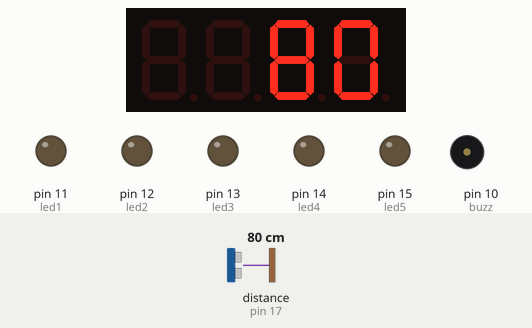
Recording of a program running on a simulated MicroPython board. Shown: 4-digit seven-segment display, output pins drawn as LEDs (lit = HIGH), buzzer (waves = sounding, pin HIGH). Inputs (shaded band) come from the test bench; at power-on: distance to the obstacle (sensor on pin 17) 80 cm. The echo pulse lasts 58.3 µs per cm; library files of the repository ran but are not shown: tm1637.py; pins used as bus, display or sensor lines are not drawn.

Above: at 1.2 s.
1.3 s: distance to the obstacle (sensor on pin 17) set to 2 cm
At 2.7 s:
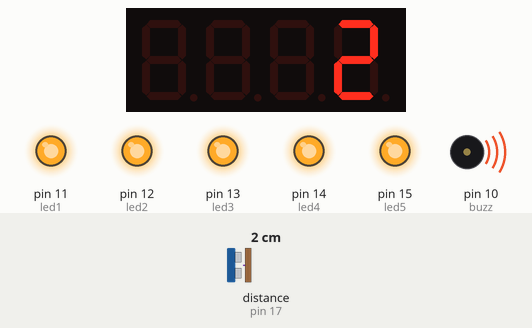
3.0 s: distance to the obstacle (sensor on pin 17) set to 9 cm
At 3.5 s:
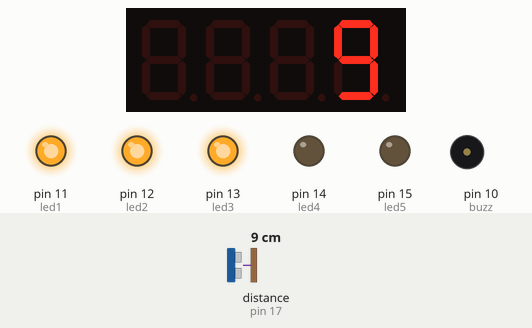
4.6 s: distance to the obstacle (sensor on pin 17) set to 18 cm
At 5.3 s:
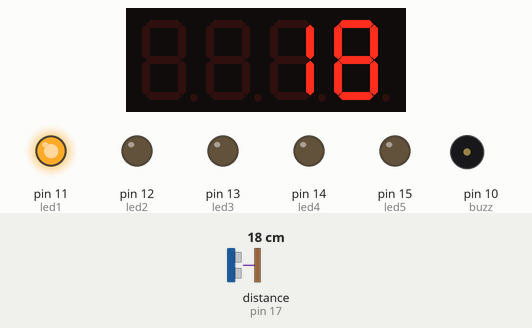
6.1 s: distance to the obstacle (sensor on pin 17) set to 5 cm
At 7.2 s:
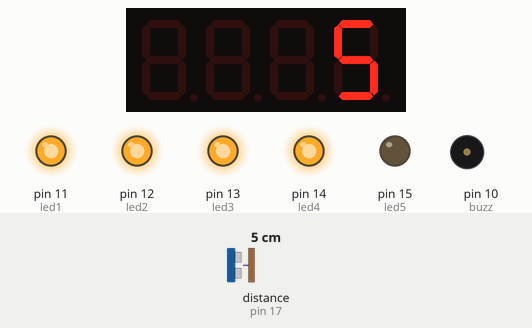
7.7 s: distance to the obstacle (sensor on pin 17) set to 15 cm
At 8.9 s:
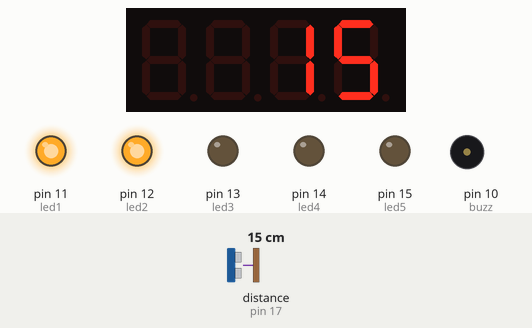
Timing chart, 0 to 10.2 s (numbered marks = the images above; inputs shaded):
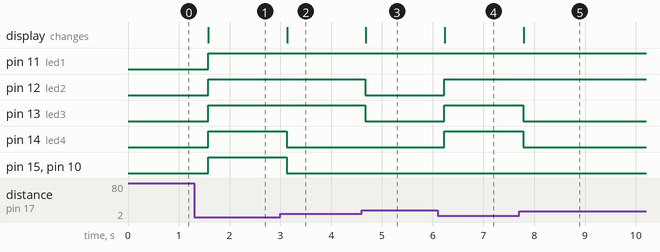

Measured:
- after the input at 1.3 s, pin 11 (led1), pin 12 (led2), pin 13 (led3), pin 14 (led4), pin 15 (led5), pin 10 (buzz): LOW → HIGH after 0.28 s; the display: changes after 0.28 s (image 1)
- after the input at 3.0 s, pin 14 (led4), pin 15 (led5), pin 10 (buzz): HIGH → LOW after 0.13 s; the display: changes after 0.13 s (image 2)
- after the input at 4.6 s, pin 12 (led2), pin 13 (led3): HIGH → LOW after 0.08 s; the display: changes after 0.09 s (image 3)
- after the input at 6.1 s, pin 12 (led2), pin 13 (led3), pin 14 (led4): LOW → HIGH after 0.13 s; the display: changes after 0.14 s (image 4)
- after the input at 7.7 s, pin 13 (led3), pin 14 (led4): HIGH → LOW after 0.08 s; the display: changes after 0.09 s (image 5)

The program:

main.py
```python
# Se importan los modulos o librerias necesarias
from machine import Pin
import utime        # Este modulo permite establecer un delay o retardo al programa
import tm1637       # Este modulo permite el control del display de 7 segmentos

tm = tm1637.TM1637(clk=Pin(5), dio=Pin(4))  # Se crea un objeto del display y se le asignan los pines
                                            # 5 para el clock y 4 para el data input/output

# Se asignan los pines que se van a utilizar
buzz = Pin(10, Pin.OUT)     # Pin 10 -> buzzer (salida/output)
led1 = Pin(11, Pin.OUT)     # Pin 11 -> led 1  (salida/output)
led2 = Pin(12, Pin.OUT)     # Pin 12 -> led 2  (salida/output)
led3 = Pin(13, Pin.OUT)     # Pin 13 -> led 3  (salida/output)
led4 = Pin(14, Pin.OUT)     # Pin 14 -> led 4  (salida/output)
led5 = Pin(15, Pin.OUT)     # Pin 15 -> led 5  (salida/output)

trig = Pin(16, Pin.OUT)     # Pin 16 -> trigger del sensor (salida/output)
echo = Pin(17, Pin.IN)      # Pin 17 <- echo del sensor    (entrada/input)

# Se define una funcion para facilitar el encendido y apagado de las salidas
# (leds y buzzer)
# La funcion recibe como parametros (l1, ..., b) los valores a asignar a cada salida
# estos valores pueden ser (1 para encendido o 0 para apagado)
def out(l1, l2, l3, l4, l5, b):
        led1.value(l1)
        led2.value(l2)
        led3.value(l3)
        led4.value(l4)
        led5.value(l5)
        buzz.value(b)

# Se define una funcion para realizar la medicion de la distancia
# Segun las especificaciones del sensor, este debe recibir una señal
# que debe estar apagada por 2 microsegundos y encendida por 5 microsegundos
def distancia():
    # Se envia la señal al sensor
    trig.low()                      # Se apaga el pin asignado al trigger del sensor
    utime.sleep_us(2)               # Se realiza un delay de 2 microsegundos
    trig.high()                     # Se enciende el pin del trigger
    utime.sleep_us(5)               # Se realiza un delay de 5 microsegundos
    trig.low()                      # Se apaga el pin del trigger

    # Se mide el tiempo que tarda en volver la señal de sonido
    # que envia el sensor
    while echo.value() == 0:
        sigoff = utime.ticks_us()   # Se cuenta hasta el ultimo momento en que no vuelve
    while echo.value() == 1:
        sigon = utime.ticks_us()    # Se cuenta el momento en el que vuelve la señal

    timepassed = sigon - sigoff     # Para determinar el tiempo pasado se hace una diferencia
                                    # entre los dos tiempos capturados

    distance = int((timepassed * 0.0343) / 2)   # Con la formula de la velocidad se obtiene
                                                # la distancia total que recorre la señal de sonido en cm
                                                # la distancia al objeto es la mitad de la total

    return distance     # La funcion devuelve el valor de la distancia


# Se define una funcion para determinar las distancias a las que se enciende
# cada salida, para esto se tomo como rango de distancia maxima 20 cm
def rango(d):
    if d <= 4: out(1,1,1,1,1,1)             # Cuando la distancia es critica (menor a 4 cm) se encienden
    if d <= 8 and d > 4: out(1,1,1,1,0,0)   # todas las salidas
    if d <= 12 and d > 8: out(1,1,1,0,0,0)
    if d <= 16 and d > 12: out(1,1,0,0,0,0)
    if d <= 20 and d > 16: out(1,0,0,0,0,0)
    if d > 20: out(0,0,0,0,0,0)             # Cuando la distancia es mayor a 20 cm se apagan todas las salidas

# Se crea el loop principal del programa, donde se realizara constantemente
# la medicion de distancia y en funcion de esta se cambiaran los valores
# de las salidas
while True:
    d = distancia()     # Se obtiene la distancia llamando a la funcion definida previamente
    rango(d)            # Se realiza el control de las salidas en funcion de la distancia obtenida
    tm.number(d)        # Se escribe en el display de 7 segmentos la distancia obtenida
    utime.sleep(0.3)    # Se realiza un delay de 0.3 segundos para poder detectar los cambios facilmente
```
